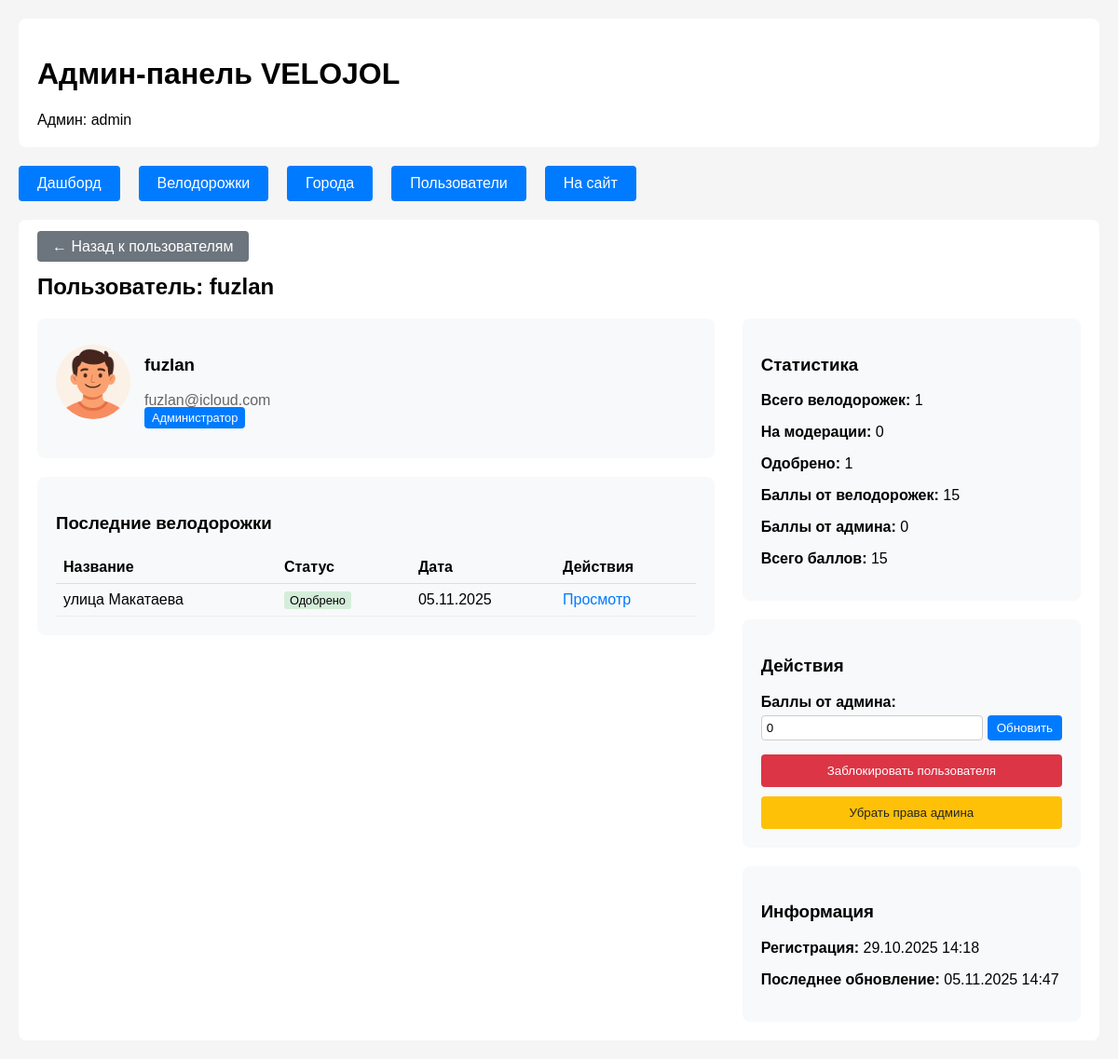
Page /admin/users/3 (signed in) on the committed database.
### app/models/user.py (models this page shows, shortened)
class User(UserMixin, db.Model):
    __tablename__ = 'users'
    id = db.Column(db.Integer, primary_key=True)
    email = db.Column(db.String(120), unique=True, nullable=False, index=True)
    password_hash = db.Column(db.String(128), nullable=False)
    nickname = db.Column(db.String(64), unique=True, nullable=False, index=True)
    is_admin = db.Column(db.Boolean, default=False, nullable=False)
    is_banned = db.Column(db.Boolean, default=False, nullable=False)
    ban_reason = db.Column(db.Text, nullable=True)
    manual_score = db.Column(db.Integer, default=0, nullable=False)  # Баллы от админа
    banned_at = db.Column(db.DateTime, nullable=True)
    banned_by = db.Column(db.Integer, db.ForeignKey('users.id'), nullable=True)
    avatar_url = db.Column(db.String(256))
    strava_url = db.Column(db.String(256))
    komoot_url = db.Column(db.String(256))
    telegram_url = db.Column(db.String(256))
    instagram_url = db.Column(db.String(256))
    created_at = db.Column(db.DateTime, default=lambda: datetime.now(timezone.utc), nullable=False)
    updated_at = db.Column(db.DateTime, default=lambda: datetime.now(timezone.utc), onupdate=lambda: datetime.now(timezone.utc))
    bikelanes = db.relationship('BikeLane', foreign_keys='BikeLane.user_id', backref='author', lazy='dynamic')
    notifications = db.relationship('Notification', backref='user', lazy='dynamic')
    @property
    def display_avatar(self):
        print(f"DEBUG: display_avatar called, avatar_url = {self.avatar_url}")
        default_url = url_for('static', filename='img/avatar-placeholder.jpg')
        print(f"DEBUG: Using default avatar: {default_url}")
        return default_url
    def get_bikelanes_count(self):
        return self.bikelanes.count()
    def get_pending_bikelanes_count(self):
        return self.bikelanes.filter_by(status='pending').count()
    def get_approved_bikelanes_count(self):
        return self.bikelanes.filter_by(status='approved').count()
    def get_total_score(self):
        approved_bikelanes = self.bikelanes.filter_by(status='approved')
        return sum(bl.score for bl in approved_bikelanes if bl.score) + self.manual_score

### app/models/bikelane.py (models this page shows, shortened)
class BikeLane(db.Model):
    __tablename__ = 'bikelanes'
    id = db.Column(db.Integer, primary_key=True)
    title = db.Column(db.String(200), nullable=False)
    description = db.Column(db.Text, nullable=False)
    city_id = db.Column(db.Integer, db.ForeignKey('cities.id'), nullable=True)
    city = db.Column(db.String(100), nullable=False)
    geometry = db.Column(db.Text, nullable=False)
    track_type = db.Column(db.String(50), nullable=False)
    quality = db.Column(db.Integer, nullable=False)
    has_parking = db.Column(db.Boolean, default=False, nullable=False)
    has_markings = db.Column(db.Boolean, default=False, nullable=False)
    has_signs = db.Column(db.Boolean, default=False, nullable=False)
    overall_quality = db.Column(db.Integer, nullable=True)
    photos = db.Column(db.Text, default='[]')
    videos = db.Column(db.Text, default='[]')
    status = db.Column(db.Enum('pending', 'approved', 'rejected', name='bikelane_status'),
                      default='pending', nullable=False)
    score = db.Column(db.Integer, default=0)
    admin_comment = db.Column(db.Text, nullable=True)
    moderated_at = db.Column(db.DateTime, nullable=True)
    moderated_by = db.Column(db.Integer, db.ForeignKey('users.id'), nullable=True)
    created_at = db.Column(db.DateTime, default=datetime.utcnow, nullable=False)
    updated_at = db.Column(db.DateTime, default=datetime.utcnow, onupdate=datetime.utcnow)
    user_id = db.Column(db.Integer, db.ForeignKey('users.id'), nullable=True)
    moderator = db.relationship('User', foreign_keys=[moderated_by], backref='moderated_bikelanes')
    @property
    def status_display(self):
        status_names = {
            'pending': 'На модерации',
            'approved': 'Одобрено',
            'rejected': 'Отклонено'
        }
        return status_names.get(self.status, self.status)

### app/routes/admin/users.py (the view)
@bp.route('/users/<int:user_id>')
@admin_required
def view_user(user_id):
    user = User.query.get_or_404(user_id)
    user_stats = {
        'bikelanes_total': user.get_bikelanes_count(),
        'bikelanes_pending': user.get_pending_bikelanes_count(),
        'bikelanes_approved': user.get_approved_bikelanes_count(),
        'total_score': user.get_total_score(),
        'notifications_unread': 0  # TODO: реализовать подсчет уведомлений
    }
    recent_bikelanes = user.bikelanes.order_by(BikeLane.created_at.desc()).limit(10).all()
    recent_notifications = user.notifications.order_by(Notification.created_at.desc()).limit(5).all()
    return render_template('admin/view_user.html',
                         user=user,
                         user_stats=user_stats,
                         recent_bikelanes=recent_bikelanes,
                         recent_notifications=recent_notifications)

### app/routes/admin/__init__.py (called while the page is built)
def admin_required(f):
    @wraps(f)
    @login_required
    def decorated_function(*args, **kwargs):
        if not current_user.is_admin:
            return redirect(url_for('main.index'))
        return f(*args, **kwargs)
    return decorated_function

### app/templates/admin/view_user.html (shortened to what this page needs)
{% extends "admin/base.html" %}
{% block content %}
<div style="margin-bottom: 20px;">
    <a href="{{ url_for('admin.users') }}" style="background: #6c757d; color: white; padding: 8px 16px; text-decoration: none; border-radius: 4px;">
        ← Назад к пользователям
    </a>
</div>
<h2>Пользователь: {{ user.nickname }}</h2>
<div style="display: grid; grid-template-columns: 2fr 1fr; gap: 30px;">
    <div>
        <div style="background: #f8f9fa; padding: 20px; border-radius: 8px; margin-bottom: 20px;">
            <div style="display: flex; align-items: center; gap: 15px; margin-bottom: 15px;">
                <img src="{{ user.display_avatar }}" alt="Аватар" style="width: 80px; height: 80px; border-radius: 50%; object-fit: cover;">
                <div>
                    <h3>{{ user.nickname }}</h3>
                    <p style="color: #666; margin: 0;">{{ user.email }}</p>
                    {% if user.is_admin %}
                        <span style="background: #007bff; color: white; padding: 4px 8px; border-radius: 4px; font-size: 0.8em;">Администратор</span>
                    {% endif %}
                </div>
            </div>
        </div>
        {% if recent_bikelanes %}
        <div style="background: #f8f9fa; padding: 20px; border-radius: 8px; margin-bottom: 20px;">
            <h3>Последние велодорожки</h3>
            <table style="width: 100%; border-collapse: collapse;">
                <thead>
                    <tr>
                        <th style="padding: 8px; border-bottom: 1px solid #ddd; text-align: left;">Название</th>
                        <th style="padding: 8px; border-bottom: 1px solid #ddd; text-align: left;">Статус</th>
                        <th style="padding: 8px; border-bottom: 1px solid #ddd; text-align: left;">Дата</th>
                        <th style="padding: 8px; border-bottom: 1px solid #ddd; text-align: left;">Действия</th>
                    </tr>
                </thead>
                <tbody>
                    {% for bikelane in recent_bikelanes %}
                    <tr>
                        <td style="padding: 8px; border-bottom: 1px solid #eee;">{{ bikelane.title }}</td>
                        <td style="padding: 8px; border-bottom: 1px solid #eee;">
                            <span style="padding: 2px 6px; border-radius: 3px; font-size: 0.8em;
                                background: {% if bikelane.status == 'pending' %}#fff3cd{% elif bikelane.status == 'approved' %}#d4edda{% else %}#f8d7da{% endif %};">
                                {{ bikelane.status_display }}
                            </span>
                        </td>
                        <td style="padding: 8px; border-bottom: 1px solid #eee;">{{ bikelane.created_at.strftime('%d.%m.%Y') }}</td>
                        <td style="padding: 8px; border-bottom: 1px solid #eee;">
                            <a href="{{ url_for('admin.view_bikelane', bikelane_id=bikelane.id) }}" style="color: #007bff; text-decoration: none;">Просмотр</a>
                        </td>
                    </tr>
                    {% endfor %}
                </tbody>
            </table>
        </div>
        {% endif %}
    </div>
    <div>
        <div style="background: #f8f9fa; padding: 20px; border-radius: 8px; margin-bottom: 20px;">
            <h3>Статистика</h3>
            <p><strong>Всего велодорожек:</strong> {{ user_stats.bikelanes_total }}</p>
            <p><strong>На модерации:</strong> {{ user_stats.bikelanes_pending }}</p>
            <p><strong>Одобрено:</strong> {{ user_stats.bikelanes_approved }}</p>
            <p><strong>Баллы от велодорожек:</strong> {{ user_stats.total_score - user.manual_score }}</p>
            <p><strong>Баллы от админа:</strong> {{ user.manual_score }}</p>
            <p><strong>Всего баллов:</strong> {{ user_stats.total_score }}</p>
        </div>
        <div style="background: #f8f9fa; padding: 20px; border-radius: 8px; margin-bottom: 20px;">
            <h3>Действия</h3>
            <form method="post" action="{{ url_for('admin.edit_user_score', user_id=user.id) }}" style="margin-bottom: 15px;">
                <label style="display: block; margin-bottom: 5px; font-weight: bold;">Баллы от админа:</label>
                <div style="display: flex; gap: 5px;">
                    <input type="number" name="manual_score" value="{{ user.manual_score }}"
                           style="flex: 1; padding: 5px; border: 1px solid #ccc; border-radius: 4px;">
                    <button type="submit" style="background: #007bff; color: white; border: none; padding: 5px 10px; border-radius: 4px;">
                        Обновить
                    </button>
                </div>
            </form>
            {% if not user.is_banned %}
                <button onclick="showBanForm()" style="width: 100%; background: #dc3545; color: white; border: none; padding: 10px; border-radius: 4px; margin-bottom: 10px;">
                    Заблокировать пользователя
                </button>
            {% else %}
                <form method="post" action="{{ url_for('admin.unban_user', user_id=user.id) }}" style="margin-bottom: 10px;">
                    <button type="submit" style="width: 100%; background: #28a745; color: white; border: none; padding: 10px; border-radius: 4px;">
                        Разблокировать пользователя
                    </button>
                </form>
            {% endif %}
            {% if user.id != current_user.id %}
            <form method="post" action="{{ url_for('admin.toggle_admin', user_id=user.id) }}">
                <button type="submit" style="width: 100%; background: #ffc107; color: #212529; border: none; padding: 10px; border-radius: 4px;">
                    {% if user.is_admin %}Убрать права админа{% else %}Дать права админа{% endif %}
                </button>
            </form>
            {% endif %}
        </div>
        <div style="background: #f8f9fa; padding: 20px; border-radius: 8px;">
            <h3>Информация</h3>
            <p><strong>Регистрация:</strong> {{ user.created_at.strftime('%d.%m.%Y %H:%M') }}</p>
            <p><strong>Последнее обновление:</strong> {{ user.updated_at.strftime('%d.%m.%Y %H:%M') }}</p>
        </div>
    </div>
</div>
{% endblock %}

### app/templates/admin/base.html (shortened to what this page needs)
<!DOCTYPE html>
<html lang="ru">
<head>
    <link rel="stylesheet" href="https://unpkg.com/leaflet@1.9.4/dist/leaflet.css" />
</head>
<body>
    <div class="header">
        <h1>Админ-панель VELOJOL</h1>
        <span>Админ: {{ current_user.nickname }}</span>
    </div>
    <nav class="nav">
        <a href="{{ url_for('admin.dashboard') }}">Дашборд</a>
        <a href="{{ url_for('admin.bikelanes') }}">Велодорожки</a>
        <a href="{{ url_for('admin.cities') }}">Города</a>
        <a href="{{ url_for('admin.users') }}">Пользователи</a>
        <a href="{{ url_for('main.index') }}">На сайт</a>
    </nav>
    <div class="content">
        {% block content %}{% endblock %}
    </div>
</body>
</html>

### app/templates/admin/base.html (style rules this page uses)
body { font-family: Arial, sans-serif; margin: 0; padding: 20px; background: #f5f5f5; }
.header { background: white; padding: 20px; margin-bottom: 20px; border-radius: 8px; }
.nav { display: flex; gap: 20px; margin-bottom: 20px; }
.nav a { padding: 10px 20px; background: #007bff; color: white; text-decoration: none; border-radius: 4px; }
.content { background: white; padding: 20px; border-radius: 8px; }

### rows in the picture
User: nickname "admin"
User: nickname "fuzlan", email "fuzlan@icloud.com", user_stats.total_score-user.manual_score "15", manual_score "0", created_at "29.10.2025 14:18", updated_at "05.11.2025 14:47"
BikeLane: title "улица Макатаева", status_display "Одобрено", created_at "05.11.2025"

### other values in the picture
{{ user_stats.bikelanes_total }} "1"
{{ user_stats.bikelanes_pending }} "0"
{{ user_stats.bikelanes_approved }} "1"
{{ user_stats.total_score }} "15"
